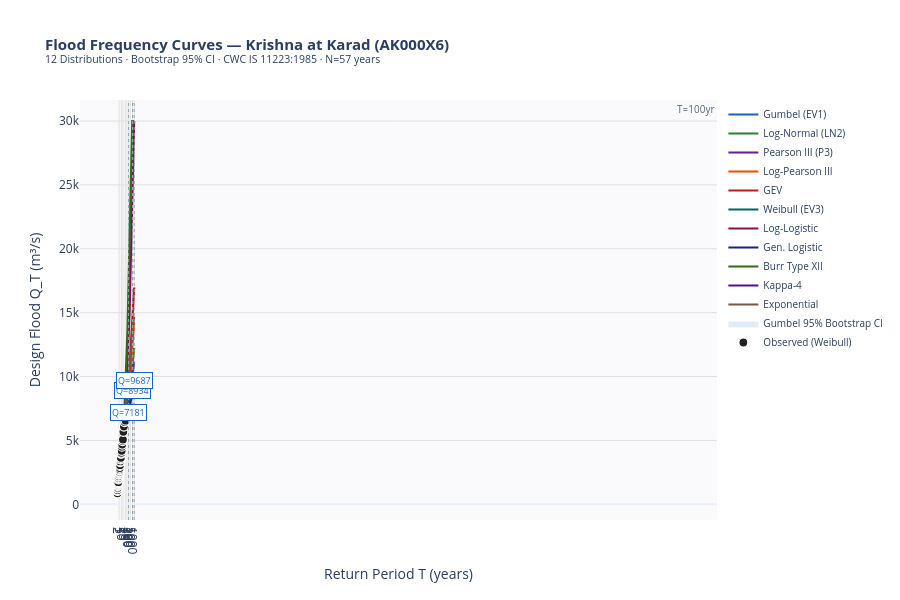

Here is the notebook cell this chart was saved with:
### Markdown cell above
### 📐 P3 — Interactive Flood Frequency Curves (All 12 Distributions)

### Code cell
fig = go.Figure()

# ── Theoretical curves ─────────────────────────────────────────────────────
for name, dist in DIST_CATALOG.items():
    res = FIT.get(name)
    if not res: continue
    try:
        probs = 1 - 1/T_fine
        if "Log-Pearson" in name:
            Q_c = np.exp(dist.ppf(probs, *res["params"]))
        else:
            Q_c = dist.ppf(probs, *res["params"])
        Q_c = np.clip(Q_c, 0, 3e4)
        fig.add_trace(go.Scatter(
            x=T_fine, y=Q_c, name=name,
            line=dict(color=COLORS.get(name,"gray"), width=2.2),
            hovertemplate=f"<b>{name}</b><br>T=%{{x:.1f}} yr<br>Q=%{{y:.0f}} m³/s<extra></extra>",
            visible=True,
        ))
    except: pass

# ── Bootstrap CI band ─────────────────────────────────────────────────────
T_ci = np.logspace(np.log10(1.5), 3, 80)
ci_lo, ci_hi = bootstrap_quantile_ci(Q, T_ci.tolist(), "Gumbel (EV1)", B=1500)
fig.add_trace(go.Scatter(
    x=np.concatenate([T_ci, T_ci[::-1]]),
    y=np.concatenate([ci_hi, ci_lo[::-1]]),
    fill="toself", fillcolor="rgba(21,101,192,0.12)",
    line=dict(color="rgba(0,0,0,0)"), name="Gumbel 95% Bootstrap CI",
    hoverinfo="skip",
))

# ── Observed data ─────────────────────────────────────────────────────────
fig.add_trace(go.Scatter(
    x=T_emp, y=Q_sorted, mode="markers", name="Observed (Weibull)",
    marker=dict(color="#212121", size=9, symbol="circle",
                line=dict(color="white", width=1.2)),
    hovertemplate="<b>Observed</b><br>T=%{x:.1f} yr<br>Q=%{y:.0f} m³/s<extra></extra>",
    zorder=20,
))

# ── Annotations: key return periods ──────────────────────────────────────
for T_ann in [100, 500, 1000]:
    g_fit = FIT.get("Gumbel (EV1)")
    q_ann = float(gumbel_r.ppf(1-1/T_ann, *g_fit["params"])) if g_fit else np.nan
    fig.add_vline(x=T_ann, line_dash="dot", line_color="#90A4AE", line_width=1,
                  annotation_text=f"T={T_ann}yr",
                  annotation_font=dict(size=10, color="#546E7A"))
    fig.add_annotation(x=np.log10(T_ann), y=q_ann,
                       text=f"Q={q_ann:.0f}", showarrow=False,
                       xref="x", yref="y",
                       font=dict(size=9, color="#1565C0"), bgcolor="white",
                       bordercolor="#1565C0", borderwidth=1)

fig.update_xaxes(type="log", title_text="Return Period T (years)",
                 tickvals=[2,5,10,25,50,100,200,500,1000],
                 ticktext=["2","5","10","25","50","100","200","500","1000"],
                 gridcolor="#E0E0E0", showgrid=True)
fig.update_yaxes(title_text="Design Flood Q_T (m³/s)", gridcolor="#E0E0E0")
fig.update_layout(
    title=dict(
        text="<b>Flood Frequency Curves — Krishna at Karad (AK000X6)</b><br>"
             "<sup>12 Distributions · Bootstrap 95% CI · CWC IS 11223:1985 · N=57 years</sup>",
        font=dict(size=15)),
    height=600, hovermode="x unified",
    legend=dict(x=1.01, y=1, font=dict(size=10)),
    plot_bgcolor="rgba(250,250,252,1)",
    paper_bgcolor="white",
)
fig.show()

### Figure 1 — Plotly figure (JSON) as saved in the notebook; plotly's stock layout.template omitted (floating-point values rounded to 4 significant figures; data arrays with more than 128 entries replaced by an {"elided": "..."} marker saying what was removed)
{"data": [{"hovertemplate": "<b>Gumbel (EV1)</b><br>T=%{x:.1f} yr<br>Q=%{y:.0f} m³/s<extra></extra>", "line": {"color": "#1565C0", "width": 2.2}, "name": "Gumbel (EV1)", "type": "scatter", "visible": true, "x": {"elided": "400 float values"}, "y": {"elided": "400 float values"}}, {"hovertemplate": "<b>Log-Normal (LN2)</b><br>T=%{x:.1f} yr<br>Q=%{y:.0f} m³/s<extra></extra>", "line": {"color": "#2E7D32", "width": 2.2}, "name": "Log-Normal (LN2)", "type": "scatter", "visible": true, "x": {"elided": "400 float values"}, "y": {"elided": "400 float values"}}, {"hovertemplate": "<b>Pearson III (P3)</b><br>T=%{x:.1f} yr<br>Q=%{y:.0f} m³/s<extra></extra>", "line": {"color": "#6A1B9A", "width": 2.2}, "name": "Pearson III (P3)", "type": "scatter", "visible": true, "x": {"elided": "400 float values"}, "y": {"elided": "400 float values"}}, {"hovertemplate": "<b>Log-Pearson III</b><br>T=%{x:.1f} yr<br>Q=%{y:.0f} m³/s<extra></extra>", "line": {"color": "#E65100", "width": 2.2}, "name": "Log-Pearson III", "type": "scatter", "visible": true, "x": {"elided": "400 float values"}, "y": {"elided": "400 float values"}}, {"hovertemplate": "<b>GEV</b><br>T=%{x:.1f} yr<br>Q=%{y:.0f} m³/s<extra></extra>", "line": {"color": "#B71C1C", "width": 2.2}, "name": "GEV", "type": "scatter", "visible": true, "x": {"elided": "400 float values"}, "y": {"elided": "400 float values"}}, {"hovertemplate": "<b>Weibull (EV3)</b><br>T=%{x:.1f} yr<br>Q=%{y:.0f} m³/s<extra></extra>", "line": {"color": "#00695C", "width": 2.2}, "name": "Weibull (EV3)", "type": "scatter", "visible": true, "x": {"elided": "400 float values"}, "y": {"elided": "400 float values"}}, {"hovertemplate": "<b>Log-Logistic</b><br>T=%{x:.1f} yr<br>Q=%{y:.0f} m³/s<extra></extra>", "line": {"color": "#880E4F", "width": 2.2}, "name": "Log-Logistic", "type": "scatter", "visible": true, "x": {"elided": "400 float values"}, "y": {"elided": "400 float values"}}, {"hovertemplate": "<b>Gen. Logistic</b><br>T=%{x:.1f} yr<br>Q=%{y:.0f} m³/s<extra></extra>", "line": {"color": "#1A237E", "width": 2.2}, "name": "Gen. Logistic", "type": "scatter", "visible": true, "x": {"elided": "400 float values"}, "y": {"elided": "400 float values"}}, {"hovertemplate": "<b>Burr Type XII</b><br>T=%{x:.1f} yr<br>Q=%{y:.0f} m³/s<extra></extra>", "line": {"color": "#33691E", "width": 2.2}, "name": "Burr Type XII", "type": "scatter", "visible": true, "x": {"elided": "400 float values"}, "y": {"elided": "400 float values"}}, {"hovertemplate": "<b>Kappa-4</b><br>T=%{x:.1f} yr<br>Q=%{y:.0f} m³/s<extra></extra>", "line": {"color": "#4A148C", "width": 2.2}, "name": "Kappa-4", "type": "scatter", "visible": true, "x": {"elided": "400 float values"}, "y": {"elided": "400 float values"}}, {"hovertemplate": "<b>Exponential</b><br>T=%{x:.1f} yr<br>Q=%{y:.0f} m³/s<extra></extra>", "line": {"color": "#795548", "width": 2.2}, "name": "Exponential", "type": "scatter", "visible": true, "x": {"elided": "400 float values"}, "y": {"elided": "400 float values"}}, {"fill": "toself", "fillcolor": "rgba(21,101,192,0.12)", "hoverinfo": "skip", "line": {"color": "rgba(0,0,0,0)"}, "name": "Gumbel 95% Bootstrap CI", "type": "scatter", "x": {"elided": "160 float values"}, "y": {"elided": "160 float values"}}, {"hovertemplate": "<b>Observed</b><br>T=%{x:.1f} yr<br>Q=%{y:.0f} m³/s<extra></extra>", "marker": {"color": "#212121", "line": {"color": "white", "width": 1.2}, "size": 9, "symbol": "circle"}, "mode": "markers", "name": "Observed (Weibull)", "type": "scatter", "x": [1.018, 1.036, 1.055, 1.074, 1.094, 1.115, 1.137, 1.16, 1.184, 1.208, 1.234, 1.261, 1.289, 1.318, 1.349, 1.381, 1.415, 1.45, 1.487, 1.526, 1.568, 1.611, 1.657, 1.706, 1.758, 1.812, 1.871, 1.933, 2.0, 2.071, 2.148, 2.231, 2.32, 2.417, 2.522, 2.636, 2.762, 2.9, 3.053, 3.222, 3.412, 3.625, 3.867, 4.143, 4.462, 4.833, 5.273, 5.8, 6.444, 7.25, 8.286, 9.667, 11.6, 14.5, 19.33, 29.0, 58.0], "y": [855.0, 1052.0, 1077.0, 1112.0, 1248.0, 1262.0, 1297.0, 1298.0, 1414.0, 1479.0, 1488.0, 1558.0, 1617.0, 1644.0, 1672.0, 1702.0, 1730.0, 1947.0, 1982.0, 2006.0, 2072.0, 2169.0, 2216.0, 2224.0, 2320.0, 2355.0, 2364.0, 2432.0, 2496.0, 2507.0, 2534.0, 2553.0, 2654.0, 2677.0, 2743.0, 2840.0, 2999.0, 3059.0, 3302.0, 3357.0, 3512.0, 3524.0, 3549.0, 3641.0, 3955.0, 3989.0, 4036.0, 4186.0, 4513.0, 4678.0, 4948.0, 5067.0, 5675.0, 6080.0, 6434.0, 6548.0, 7177.0], "zorder": 20}], "layout": {"annotations": [{"font": {"color": "#546E7A", "size": 10}, "showarrow": false, "text": "T=100yr", "x": 100, "xanchor": "left", "xref": "x", "y": 1, "yanchor": "top", "yref": "y domain"}, {"bgcolor": "white", "bordercolor": "#1565C0", "borderwidth": 1, "font": {"color": "#1565C0", "size": 9}, "showarrow": false, "text": "Q=7181", "x": 2.0, "xref": "x", "y": 7181.0, "yref": "y"}, {"font": {"color": "#546E7A", "size": 10}, "showarrow": false, "text": "T=500yr", "x": 500, "xanchor": "left", "xref": "x", "y": 1, "yanchor": "top", "yref": "y domain"}, {"bgcolor": "white", "bordercolor": "#1565C0", "borderwidth": 1, "font": {"color": "#1565C0", "size": 9}, "showarrow": false, "text": "Q=8934", "x": 2.699, "xref": "x", "y": 8934.0, "yref": "y"}, {"font": {"color": "#546E7A", "size": 10}, "showarrow": false, "text": "T=1000yr", "x": 1000, "xanchor": "left", "xref": "x", "y": 1, "yanchor": "top", "yref": "y domain"}, {"bgcolor": "white", "bordercolor": "#1565C0", "borderwidth": 1, "font": {"color": "#1565C0", "size": 9}, "showarrow": false, "text": "Q=9687", "x": 3.0, "xref": "x", "y": 9687.0, "yref": "y"}], "height": 600, "hovermode": "x unified", "legend": {"font": {"size": 10}, "x": 1.01, "y": 1}, "paper_bgcolor": "white", "plot_bgcolor": "rgba(250,250,252,1)", "shapes": [{"line": {"color": "#90A4AE", "dash": "dot", "width": 1}, "type": "line", "x0": 100, "x1": 100, "xref": "x", "y0": 0, "y1": 1, "yref": "y domain"}, {"line": {"color": "#90A4AE", "dash": "dot", "width": 1}, "type": "line", "x0": 500, "x1": 500, "xref": "x", "y0": 0, "y1": 1, "yref": "y domain"}, {"line": {"color": "#90A4AE", "dash": "dot", "width": 1}, "type": "line", "x0": 1000, "x1": 1000, "xref": "x", "y0": 0, "y1": 1, "yref": "y domain"}], "title": {"font": {"size": 15}, "text": "<b>Flood Frequency Curves — Krishna at Karad (AK000X6)</b><br><sup>12 Distributions · Bootstrap 95% CI · CWC IS 11223:1985 · N=57 years</sup>"}, "xaxis": {"gridcolor": "#E0E0E0", "showgrid": true, "ticktext": ["2", "5", "10", "25", "50", "100", "200", "500", "1000"], "tickvals": [2, 5, 10, 25, 50, 100, 200, 500, 1000], "title": {"text": "Return Period T (years)"}, "type": "log"}, "yaxis": {"gridcolor": "#E0E0E0", "title": {"text": "Design Flood Q_T (m³/s)"}}}}
